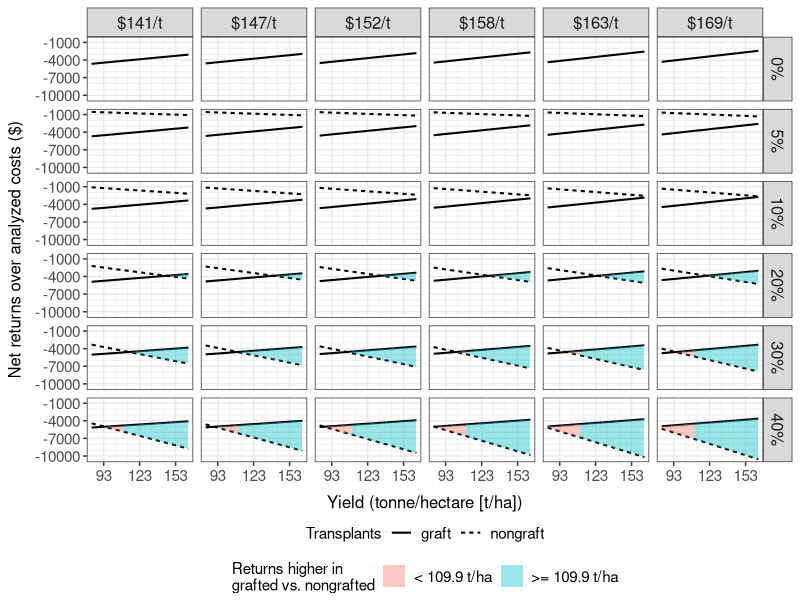

R code for this plot: (Note: this script raises an error after producing the figure.)
##############################################
# PROCESSING TOMATO Southern blight grafting #
# Partial Budget Analysis			         #
##############################################

## built on Docker rocker/tidyverse:4.2.0

if (!require(conflicted)) {
  install.packages("conflicted")
}
library(conflicted)

library(dplyr)
library(ggplot2)
library(forcats)
library(readr)
library(stringr)
library(tidyr)
library(RColorBrewer)


# install ggpattern for bar fill patterns
	# does not work due to missing library for dependency package 'units'
#devtools::install_version("ggpattern", version="0.4.1", repos="https://cran.r-project.org/", dependencies=c("Depends","Imports"), upgrade="never")
#library(ggpattern)

conflict_prefer("date", "lubridate")
conflict_prefer("filter", "dplyr")
conflict_prefer("lag", "dplyr")
conflict_prefer("spread", "tidyr")

setwd("/home/tomato_graft_rolfsii/")


##########################
# A. Make Dataframe #
##########################
### make dataframe
	## set vectors
	production = c("conventional","organic")
#	yield_base = seq(from=37, to=73, by=4) # short ton/acre
	yield_base = c(82.96, 91.93, 100.9, 109.87, 118.84, 127.81, 136.78, 145.75, 154.72, 163.68) # tonne/hectare
	treatment = c("graft","nongraft")
	incid_nongraft = c(0,5,10,20,20.3,30,40)
#	price = c(128,133,138,143,148,153) # $/short ton
	price = c(141.06, 146.57, 152.08, 157.59, 163.1, 168.61) # $/short ton

	## make df
	df.pt = expand_grid(production, yield_base, treatment, incid_nongraft, price)
	
	## add graft incid
	df.incid = tibble(
		incid_nongraft = c(0,5,10,20,20.3,30,40),
		incid_graft = c(0,0.5,1,2,2.7,3,4) )
	
	df.pt = df.pt %>% left_join(df.incid, by=c("incid_nongraft" = "incid_nongraft"))
	
	## adjust organic prices
	df.pt = df.pt %>% mutate(price=replace(price, production == "organic", price[production == "organic"] + 29.75))
	
### add cost and return changes
	## add: added returns, reduced costs, added costs
	df.pt = df.pt %>% mutate(
		yield_add = case_when(
			(treatment == "graft") ~ round(yield_base*0.145, digits=1),
			(treatment == "nongraft") ~ 0),
		cost_reduce = case_when(
			(treatment == "graft") ~ 893,
			(treatment == "nongraft") ~ 0),
		cost_add = case_when(
			(treatment == "graft") ~ -7140,
			(treatment == "nongraft") ~ 0) )
			
	## add reduced yield
	df.pt = df.pt %>% mutate(yield_loss = case_when(
			(treatment == "nongraft") 	~ round( ( (yield_base + yield_add) * (-incid_nongraft/100) ), digits=1),
			(treatment == "graft") 		~ round( ( (yield_base + yield_add) * (-incid_graft/100	 ) ), digits=1) ) )
			
	## calculate returns
	df.pt = df.pt %>% mutate(
		return_add = round(yield_add * price, digits=0),
		return_reduce = round(yield_loss * price, digits=0),
		cost_reduce_harvest = round(yield_loss * 7.71 * -1, digits=0),
		cost_add_harvest = round(yield_add * 7.71 * -1, digits=0) )

### sum cost changes
	df.pt = df.pt %>% mutate(cost_net = return_add + cost_reduce + cost_reduce_harvest + cost_add + cost_add_harvest + return_reduce)

### check against paper example
df.pt %>% filter(yield_base == 109.87 & price == 152.08 & (
	(treatment == "graft" & incid_nongraft == 0) |
	(treatment == "nongraft" & incid_nongraft == 20.3) |
	(treatment == "graft" & incid_graft == 2.7) ) )

### clean up
	## remove static scenario
	df.pt = df.pt %>% filter(!(treatment == "nongraft" & incid_nongraft == 0))
	
	## remove paper example
	df.pt = df.pt %>% filter(!(incid_nongraft == 20.3))
	
### calculate line equations
	## remove unneeded columns
	df.line = df.pt %>% 
		select(production, price, incid_nongraft, treatment, yield_base, cost_net) %>% 
		arrange(production, price, incid_nongraft, treatment, yield_base)
	
	## filter for end points
	df.line = df.line %>% filter(yield_base %in% c(82.96, 163.68))
	
	## collapse to one line
	df.line = df.line %>% 
		mutate(yield_base=paste("tonne_", round(yield_base, digits=0), sep="")) %>%
		spread(key=yield_base, value=cost_net)
	
	## calculate
		# slope
		df.line = df.line %>% mutate(slope=((tonne_164-tonne_83)/(163.68-82.96)))
		
		# intercept
		df.line = df.line %>% mutate(intercept=(tonne_83-(slope*82.96)))
		
### calculate intersection
	## remove unneeded columns
	df.line = df.line %>% select(-tonne_83, -tonne_164)
	
	## rename columns
	df.line = df.line %>% rename(m=slope, b=intercept)
	
	## gather
	df.line = df.line %>% gather(key="variable", value="value", -production, -price, -incid_nongraft, -treatment)
	
	## unite
	df.line = df.line %>% unite("linevar", c(treatment, variable), remove=T)
	
	## spread
	df.line = df.line %>% spread(key=linevar, value=value)
	
	## calculate
		# x
		df.line = df.line %>% mutate(break_yield=((nongraft_b-graft_b)/(graft_m-nongraft_m)))
	
		# y
		df.line = df.line %>% mutate(break_cost = (graft_m * break_yield) + graft_b )

### summarize
	df.line %>% filter(break_yield < 163.68) %>% arrange(production, incid_nongraft, price) %>% print(n=Inf)
	
################
# B. Visualize #
################

### functions for strip labels
	lab.price = as_labeller(function(x) { paste("$", x, "/t", sep="") })
	lab.incid = as_labeller(function(x) { paste(x, "%", sep="") })
	
### get dataset for area fill
	## rename
	df.line.fill = df.line %>% rename(yield_break_graft=break_yield)

	## set boundaries - yield
	df.line.fill = df.line.fill %>% mutate(
		yield_min_graft=case_when(
			(yield_break_graft <   82.96)						    	~ 82.96,
			(yield_break_graft >=  82.96 & yield_break_graft <  109.87) ~ yield_break_graft,
			(yield_break_graft >= 109.87)						    	~ NA_real_),
		yield_avgmax_graft=case_when(
			(yield_break_graft <  109.87) 								~ 109.87,
			(yield_break_graft >= 109.87) 								~ NA_real_),
		yield_avgmin_graft=case_when(
			(yield_break_graft <  109.87) 								~ 109.87,
			(yield_break_graft >= 109.87 & yield_break_graft <= 163.68) ~ yield_break_graft,
			(yield_break_graft >  163.68) 								~ NA_real_),
		yield_max_graft=case_when(
			(yield_break_graft <  163.68) 								~ 163.68,
			(yield_break_graft >= 163.68) 								~ NA_real_) )

	## duplicate
	df.line.fill = df.line.fill %>% mutate(
		yield_break_nongraft=yield_break_graft, yield_min_nongraft=yield_min_graft, yield_avgmax_nongraft=yield_avgmax_graft, 
		yield_avgmin_nongraft=yield_avgmin_graft, yield_max_nongraft=yield_max_graft)
		
	## calculate cost
	df.line.fill = df.line.fill %>% mutate(
		across(
			c(yield_break_graft, yield_min_graft, yield_avgmax_graft, yield_avgmin_graft, yield_max_graft), 
			~ (( graft_m * .x) + graft_b),
			.names="cost_{col}"),
		across(
			c(yield_break_nongraft, yield_min_nongraft, yield_avgmax_nongraft, yield_avgmin_nongraft, yield_max_nongraft), 
			~ (( nongraft_m * .x) + nongraft_b),
			.names="cost_{col}") )

	## remove unneeded columns
	df.line.fill = df.line.fill %>% select(
		-graft_b, -graft_m, -nongraft_b, -nongraft_m,
		-break_cost,
		-yield_break_nongraft, -yield_break_graft, -cost_yield_break_nongraft, -cost_yield_break_graft)
			
	## gather
	df.line.fill = df.line.fill %>% gather(key="variable", value="value", -production, -price, -incid_nongraft)
	
	## remove "yield"
	df.line.fill = df.line.fill %>% mutate(variable=str_replace(variable, "_yield_", "_"))
	
	## separate
	df.line.fill = df.line.fill %>% separate(variable, into=c("variable","position","treatment"), sep="_", remove=T)
	
	## spread cost/yield (y axis)
	df.line.fill = df.line.fill %>% spread(key=variable, value=value)

	## filter
	df.line.fill = df.line.fill %>% filter(!(is.na(cost) & is.na(yield)))

	## spread break/max (x axis)
	df.line.fill = df.line.fill %>% spread(key=treatment, value=cost)
	
	## add fill vairable
	df.line.fill = df.line.fill %>% mutate(group=case_when(
		(position %in% c("min","avgmax")) ~ "< 109.9 t/ha",	
		(position %in% c("avgmin","max")) ~ ">= 109.9 t/ha") )	
	
	## remove column
#	df.line.fill = df.line.fill %>% select(-position)
	
	## find min/max
	df.line.fill = df.line.fill %>% rowwise() %>% mutate(cost_min=min(graft,nongraft), cost_max=max(graft,nongraft))
	
	## remove columns
	df.line.fill = df.line.fill %>% select(-graft, -nongraft)
	
	## round prices
	df.line.fill = df.line.fill %>% mutate(price=round(price, digits=0))

### individual facets
	plot.1.conv = df.pt %>% filter(production == "conventional") %>% mutate(price=round(price, digits=0)) %>% {
	ggplot(.) +
		geom_line(size=0.7, aes(x=yield_base, y=cost_net, linetype=treatment)) +
		geom_ribbon(data={ df.line.fill %>% filter(production == "conventional") }, aes(x=yield, ymin=cost_min, ymax=cost_max, fill=group), alpha=0.4) +
		facet_grid(incid_nongraft ~ price, labeller=labeller(price=lab.price, incid_nongraft=lab.incid)) +
		scale_x_continuous(breaks=c(93,123,153), minor_breaks=c(103,113,133,143)) +
		scale_y_continuous(breaks=c(-1000,-4000,-7000,-10000), minor_breaks=c(-2000,-3000,-5000,-6000,-8000,-9000)) +
		theme_bw() +
		theme(axis.title=element_text(size=12), axis.text=element_text(size=11), strip.text=element_text(size=12)) +
		theme(axis.title.x=element_text(margin=margin(7.5,0,-5,0)), axis.title.y=element_text(margin=margin(0,7.5,0,0))) +
		theme(legend.position="bottom", legend.box="vertical", legend.margin=margin(0,0,0,0), legend.text=element_text(size=11)) +
		guides(linetype=guide_legend(order=1), fill=guide_legend(order=0)) +
		labs(x="Yield (tonne/hectare [t/ha])", y="Net returns over analyzed costs ($)", linetype="Transplants", fill="Returns higher in\ngrafted vs. nongrafted")
	}
	ggplot2::ggsave(file="./4_results/rolfsii_budget_facet_conv.png", device="png", plot=plot.1.conv, width=6.5, height=6.5, units="in")

	plot.1.org = df.pt %>% filter(production == "organic") %>% mutate(price=round(price, digits=0))  %>% {
	ggplot(.) +
		geom_line(size=0.7, aes(x=yield_base, y=cost_net, linetype=treatment)) +
		geom_ribbon(data={ df.line.fill %>% filter(production == "organic") }, aes(x=yield, ymin=cost_min, ymax=cost_max, fill=group), alpha=0.4) +
		facet_grid(incid_nongraft ~ price, labeller=labeller(price=lab.price, incid_nongraft=lab.incid)) +
		scale_x_continuous(breaks=c(93,123,153), minor_breaks=c(103,113,133,143)) +
		scale_y_continuous(breaks=c(-1000,-4000,-7000,-10000), minor_breaks=c(-2000,-3000,-5000,-6000,-8000,-9000,-11000,-12000)) +
		theme_bw() +
		theme(axis.title=element_text(size=12), axis.text=element_text(size=11), strip.text=element_text(size=12)) +
		theme(axis.title.x=element_text(margin=margin(7.5,0,-5,0)), axis.title.y=element_text(margin=margin(0,7.5,0,0))) +
		theme(legend.position="bottom", legend.box="vertical", legend.margin=margin(0,0,0,0), legend.text=element_text(size=11)) +
		guides(linetype=guide_legend(order=1), fill=guide_legend(order=0)) +
		labs(x="Yield (tonne/hectare [t/ha])", y="Net returns over analyzed costs ($)", linetype="Transplants", fill="Returns higher in\ngrafted vs. nongrafted")
	}
	ggplot2::ggsave(file="./4_results/rolfsii_budget_facet_org.png", device="png", plot=plot.1.org, width=6.5, height=6.5, units="in")
		
	
